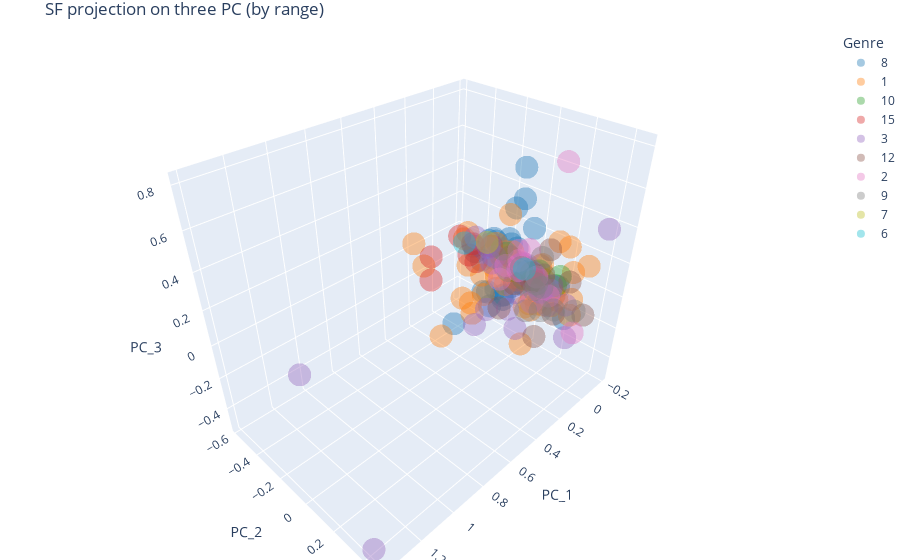

Notebook source saved alongside this figure:
### Code cell
color_list = [f"rgb({int(r * 255)},{int(g * 255)},{int(b * 255)})" for r, g, b in sns.color_palette()]
#sns_colors = {genre: color_list[i] for i, genre in enumerate(df["Genre"].unique())}

fig = px.scatter_3d(data_frame=pca_SF_range, x='PC_1', y='PC_2', z='PC_3',
                    color=pca_SF_range['Genre'].astype('category'), color_discrete_sequence=color_list,
                    opacity=0.4, size_max=3,
                    labels={'color': 'Genre'}
                    
                   )

fig.update_layout(margin=dict(l=30, r=0, b=0, t=30),
                  title="SF projection on three PC (by range)")

fig.show()
